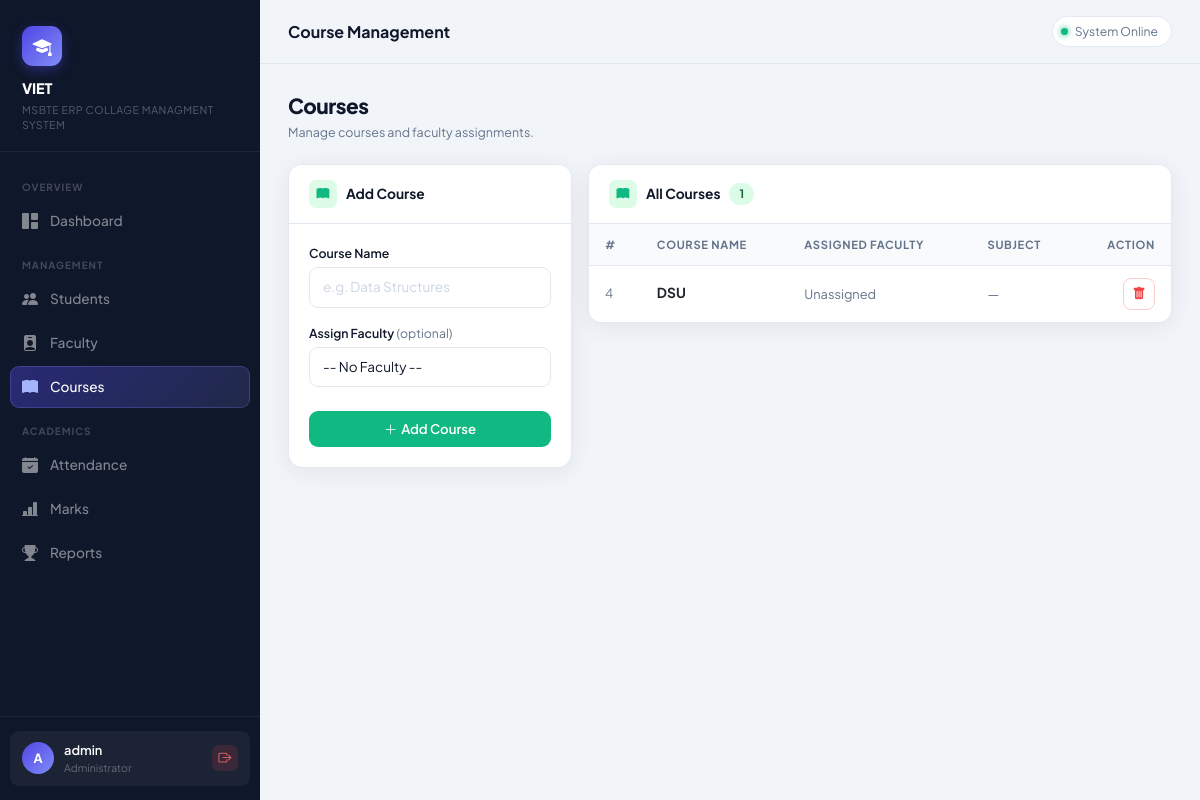
Screenshot of /courses (signed in) with the database file from the repository.
### tables this page shows
CREATE TABLE courses (
        id INTEGER PRIMARY KEY AUTOINCREMENT,
        course_name TEXT NOT NULL,
        faculty_id INTEGER,
        FOREIGN KEY(faculty_id) REFERENCES faculty(id)
    );

### app.py (the view)
@app.route("/courses")
@login_required
def courses():
    conn = connect(); cur = conn.cursor()
    cur.execute("""SELECT c.id, c.course_name, f.name AS faculty_name, f.subject
                   FROM courses c LEFT JOIN faculty f ON c.faculty_id=f.id ORDER BY c.id""")
    rows = cur.fetchall()
    cur.execute("SELECT id, name FROM faculty ORDER BY name")
    faculty_list = cur.fetchall()
    conn.close()
    return render_template("courses.html", courses=rows, faculty_list=faculty_list)

### app.py (called while the page is built)
def login_required(f):
    @wraps(f)
    def decorated(*args, **kwargs):
        if "admin" not in session:
            return redirect(url_for("login"))
        return f(*args, **kwargs)
    return decorated

### database.py (called while the page is built)
def connect():
    conn = sqlite3.connect(DB_PATH)
    conn.row_factory = sqlite3.Row
    return conn

### templates/courses.html (shortened to what this page needs)
{% extends "base.html" %}
{% block page_title %}Course Management{% endblock %}
{% block content %}
<div class="ph"><div><div class="ph-title">Courses</div><div class="ph-sub">Manage courses and faculty assignments.</div></div></div>
<div class="row g-3">
  <div class="col-lg-4">
    <div class="card">
      <div class="card-hd"><div class="hd-icon" style="background:#dcfce7"><i class="bi bi-book-fill" style="color:#10b981"></i></div>Add Course</div>
      <div class="card-bd">
        <form method="POST" action="{{ url_for('add_course') }}">
          <div class="mb-3"><label class="form-label">Course Name</label>
            <input type="text" name="course_name" class="form-control" placeholder="e.g. Data Structures" required/></div>
          <div class="mb-4"><label class="form-label">Assign Faculty <span style="color:var(--muted);font-weight:400">(optional)</span></label>
            <select name="faculty_id" class="form-select">
              <option value="">-- No Faculty --</option>
            </select></div>
          <button class="btn btn-success w-100"><i class="bi bi-plus-lg me-1"></i>Add Course</button>
        </form>
      </div>
    </div>
  </div>
  <div class="col-lg-8">
    <div class="card">
      <div class="card-hd">
        <div class="hd-icon" style="background:#dcfce7"><i class="bi bi-book-fill" style="color:#10b981"></i></div>
        All Courses
        <span style="background:#dcfce7;color:#166534;border-radius:99px;padding:2px 10px;font-size:.72rem;font-weight:700">{{ courses|length }}</span>
      </div>
      {% if courses %}
      <div class="table-responsive">
        <table class="table mb-0">
          <thead><tr><th>#</th><th>Course Name</th><th>Assigned Faculty</th><th>Subject</th><th style="text-align:right">Action</th></tr></thead>
          <tbody>
            {% for c in courses %}
            <tr>
              <td style="color:var(--muted);font-size:.8rem">{{ c.id }}</td>
              <td><strong style="font-size:.86rem">{{ c.course_name }}</strong></td>
              <td>{% if c.faculty_name %}<span style="font-size:.83rem">{{ c.faculty_name }}</span>{% else %}<span style="color:var(--muted);font-size:.8rem">Unassigned</span>{% endif %}</td>
              <td style="font-size:.82rem;color:var(--muted)">{{ c.subject or '—' }}</td>
              <td style="text-align:right">
                <a href="{{ url_for('delete_course', cid=c.id) }}" class="btn btn-icon btn-outline-danger"
                   onclick="return confirm('Delete this course?')"><i class="bi bi-trash-fill"></i></a>
              </td>
            </tr>
            {% endfor %}
          </tbody>
        </table>
      </div>
      {% else %}
      <div class="empty"><i class="bi bi-book"></i><p>No courses yet. Add one using the form!</p></div>
      {% endif %}
    </div>
  </div>
</div>
{% endblock %}

### templates/base.html (style rules this page uses)
:root { --primary:#4f46e5; --primary-dark:#3730a3; --primary-light:#eef2ff; --accent:#f59e0b; --success:#10b981; --danger:#ef4444; --sidebar-bg:#0f172a; --sidebar-w:260px; --topbar-h:64px; --bg:#f1f5f9; --card:#ffffff; --text:#0f172a; --muted:#64748b; --border:#e2e8f0; --radius:14px; --shadow:0 4px 24px rgba(0,0,0,.07); }
*,*::before,*::after { box-sizing:border-box;margin:0;padding:0 }
body { font-family:'Plus Jakarta Sans',sans-serif;background:var(--bg);color:var(--text);min-height:100vh }
.ph { display:flex;align-items:flex-start;justify-content:space-between;margin-bottom:22px;flex-wrap:wrap;gap:12px }
.ph-title { font-size:1.3rem;font-weight:800;color:var(--text);letter-spacing:-.025em }
.ph-sub { font-size:.78rem;color:var(--muted);margin-top:2px }
.card { background:var(--card);border:1px solid var(--border);border-radius:var(--radius);box-shadow:var(--shadow);overflow:hidden }
.card-hd { background:var(--card);border-bottom:1px solid var(--border);padding:15px 20px;font-size:.86rem;font-weight:700;color:var(--text);display:flex;align-items:center;gap:9px }
.hd-icon { width:28px;height:28px;border-radius:7px;display:flex;align-items:center;justify-content:center;font-size:.8rem }
.card-bd { padding:20px }
.table { font-size:.845rem }
.table thead th { background:#f8fafc;font-size:.7rem;font-weight:700;letter-spacing:.06em;text-transform:uppercase;color:var(--muted);border-bottom:1px solid var(--border);padding:12px 16px;white-space:nowrap }
.table tbody td { padding:12px 16px;vertical-align:middle;border-bottom:1px solid #f1f5f9 }
.table tbody tr:last-child td { border-bottom:none }
.form-label { font-size:.77rem;font-weight:600;color:var(--text);margin-bottom:5px;display:block }
.form-control,.form-select { border:1.5px solid var(--border);border-radius:9px;font-size:.845rem;padding:9px 13px;background:#fff;color:var(--text);transition:all .17s;font-family:inherit }
.form-control::placeholder { color:#cbd5e1 }
.btn { font-size:.825rem;font-weight:600;border-radius:9px;padding:8px 16px;transition:all .17s;border:none;font-family:inherit }
.btn-success { background:var(--success);color:#fff }
.btn-outline-danger { border:1.5px solid #fecaca;color:var(--danger);background:transparent }
.btn-icon { width:32px;height:32px;padding:0;display:inline-flex;align-items:center;justify-content:center;border-radius:8px;font-size:.82rem }

### rows the page displays
courses: id "4", course_name "DSU", subject "—"

### other values shown
{{ session.admin[0]|upper }} "A"
{{ session.admin }} "admin"
{{ courses|length }} "1"
